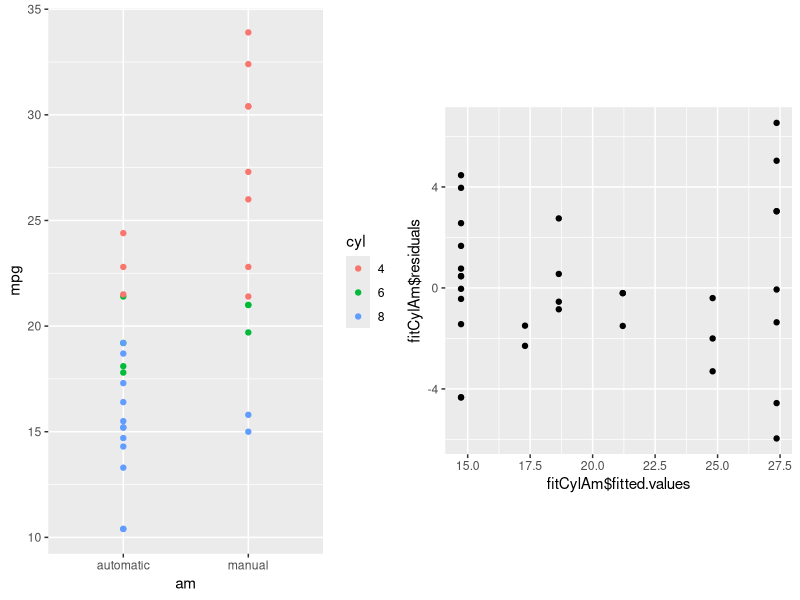

This chart was generated by the following R code:
## ---- chunk 1
library(ggplot2)
library(gridExtra)
data(mtcars)
mtcars$am <- ifelse(mtcars$am==0,"automatic","manual")
mtcars$gear <- as.factor(mtcars$gear)
mtcars$vs <- as.factor(mtcars$vs)
mtcars$cyl <- as.factor(mtcars$cyl)
## ---- chunk 2
fitAll <- lm(mpg ~ ., data=mtcars)
## ---- chunk 3
fitPart <- lm(mpg ~ cyl + am + disp, data=mtcars)
## ---- chunk 4
fitCylAm <- lm(mpg ~ am + cyl, data=mtcars)
## ---- chunk 5
fitAm <- lm(mpg ~ am, data=mtcars)
## ---- chunk 6
chart1 <- qplot(am, mpg, data=mtcars, col=cyl)
chart2 <- qplot(fitCylAm$fitted.values, fitCylAm$residuals, asp=1)
grid.arrange(chart1, chart2, nrow=1, ncol=2)
## ---- chunk 7
str(mtcars)
anova(fitAll)
summary(fitAll)

summary(fitPart)
summary(fitCylAm)
confint(fitCylAm)
summary(fitAm)
confint(fitAm)
